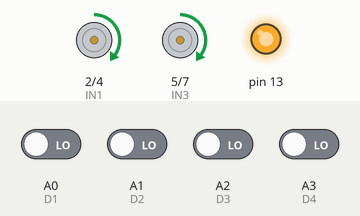
This sketch was run on a simulated Arduino Uno, built with avr-gcc and run on an emulated ATmega328P. Parts: motor-driver pin pairs drawn as motors (green arrow = first pin HIGH = forward, orange = second pin HIGH = backward, longer = more drive, scaled by the enable pin), output pins drawn as LEDs (lit = HIGH). The inputs (shaded band) are chosen by the test bench; at power-on: A0 (D1), A1 (D2), A2 (D3), A3 (D4) LOW.

Above: at 1.2 s.
1.3 s: A0 (D1) driven HIGH
At 1.7 s:
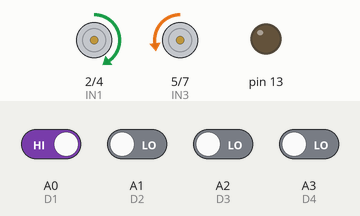
2.8 s: A1 (D2) driven HIGH
At 5.6 s:
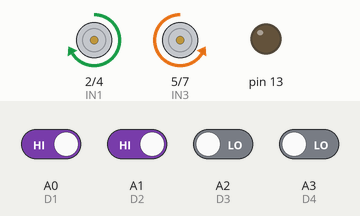
5.8 s: A0 (D1) driven LOW
At 6.3 s:
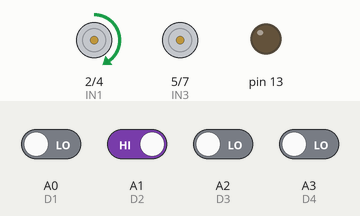
7.3 s: A1 (D2) driven LOW
At 8.5 s:
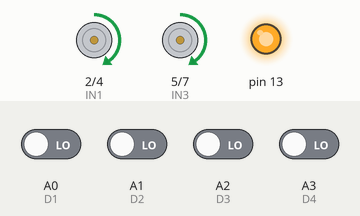
8.8 s: A2 (D3) driven HIGH
At 9.8 s:
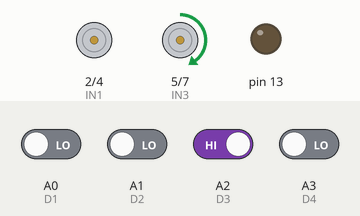
10.3 s: A3 (D4) driven HIGH
At 11.7 s:
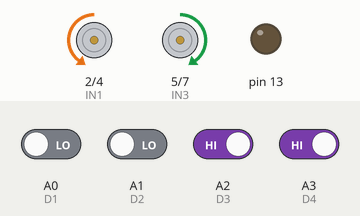
Timing chart, 0 to 13.3 s (numbered marks = the images above; inputs shaded):
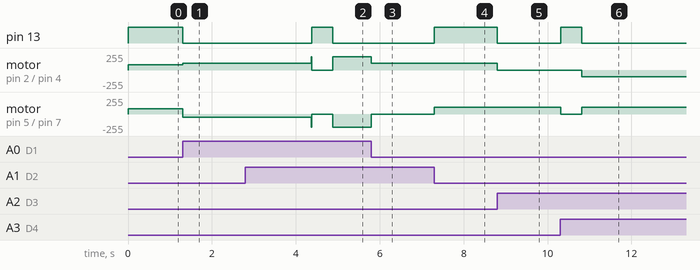

The sketch:

car2017_auto.ino
```cpp
/************************ZZU Robot******************
 * 文件名:car2017_auto
 * 描述:循迹小车循迹程序
 * 作者:郑州大学智能机器人协会
 * 创建日期:2017.12.3
 * 维护人:
 * 维护日期:
 **************************************************/

#define D1 A0
#define D2 A1
#define D3 A2
#define D4 A3
#define IN1 2
#define IN2 4
#define IN3 5
#define IN4 7
#define ENA 3
#define ENB 6

#define SPEED_LINE 80           //直线速度
#define SPEED_ADJUST_LOW 0      //调整速度,低速一侧
#define SPEED_ADJUST_HIGH 80    //调整速度,高速一侧
#define SPEED_TURN_LOW -50      //转弯速度,低速一侧
#define SPEED_TURN_HIGH 100     //转弯速度,高速一侧
#define SPEED_CYCLE 100         //直角弯转圈速度
#define SPEED_TRIG 200          //制动速度

#define TIME_TRIG 10            //制动时间,单位ms
#define TIME_STOP 500           //静止时间,单位ms
#define TIME_ADJUST 1           //小弯调整时间,单位ms
#define TIME_TURN_MAX 3000      //转弯最大时间,单位ms
#define TIME_CYCLE_MAX 5000     //旋转最大时间,单位ms

//速度误差值,以左轮为速度基准,小车跑直线时右轮速度误差,得意跑直线时实际设置的R-L
//12个数组分别为-240,-200,-160,-120,-80,-40,40,80,120,160,200,240时的误差
static int motor_offset[12] = {0, 0, 0, 0, 0, 0, 0, 0, 0, 0, 0, 0};

int t=0;//延时计时时间
int speed_l=0,speed_r=0;//当前小车左右轮的设置速度

int Read(void);
void Move(int L, int R);

void setup() {
  // put your setup code here, to run once:
  //串口初始化
  Serial.begin(9600);

  //管脚初始化
  pinMode(IN1, OUTPUT);
  pinMode(IN2, OUTPUT);
  pinMode(IN3, OUTPUT);
  pinMode(IN4, OUTPUT);
  pinMode(ENA, OUTPUT);
  pinMode(ENB, OUTPUT);
  pinMode(13, OUTPUT);

  //当小车放在地面上时开始循迹
  while (Read() != 0);

}

void loop() {
  // put your main code here, to run repeatedly:
  switch(Read()){

    //直行
    case 0:
      Move(SPEED_LINE,SPEED_LINE);
      break;

    //左转直角
    case 1110:
    case 1100:
      //让小车静止下来,保证小车旋转时不受之前的轮子速度影响
      if(speed_l>0&&speed_r>0)
        Move(-SPEED_TRIG,-SPEED_TRIG);
      if(speed_l>0&&speed_r<0)
        Move(SPEED_TRIG,-SPEED_TRIG);
      if(speed_l>0&&speed_r<0)
        Move(-SPEED_TRIG,SPEED_TRIG);
      delay(TIME_TRIG);
      Move(0,0);
      delay(TIME_STOP);

      //原地旋转
      Move(-SPEED_CYCLE,SPEED_CYCLE);
      t=0;
      while(Read()!=100&&t++<TIME_CYCLE_MAX)//旋转直到只有左边第二个灯检测到黑线或超时
        delay(1);

      Move(0,0);
      break;

    //右转直角
    case 11:
    case 111:
      //让小车静止下来,保证小车旋转时不受之前的轮子速度影响
      if(speed_l>0&&speed_r>0)
        Move(-SPEED_TRIG,-SPEED_TRIG);
      else if(speed_l>0&&speed_r<0)
        Move(SPEED_TRIG,-SPEED_TRIG);
      else if(speed_l>0&&speed_r<0)
        Move(-SPEED_TRIG,SPEED_TRIG);
      else if(speed_l<0&&speed_r<0)
        Move(SPEED_TRIG,-SPEED_TRIG);
      delay(TIME_TRIG);
      Move(0,0);
      delay(TIME_STOP);

      //原地旋转
      Move(SPEED_CYCLE,-SPEED_CYCLE);
      t=0;
      while(Read()!=10&&t++<TIME_CYCLE_MAX)//旋转直到只有右边第二个灯检测到黑线或超时
        delay(1);

      Move(0,0);
      break;

    //左转大弯
    case 1000:
      Move(SPEED_TURN_LOW,SPEED_TURN_HIGH);
      t=0;
      while(Read()!=100&&t++<TIME_TURN_MAX)//旋转直到只有左边第二个灯检测到黑线或超时
        delay(1);
      break;

    //右转大弯
    case 1:
      Move(SPEED_TURN_HIGH,SPEED_TURN_LOW);
      t=0;
      while(Read()!=100&&t++<TIME_TURN_MAX)//旋转直到只有右边第二个灯检测到黑线或超时
        delay(1);
      break;

    //左转小弯调整
    case 100:
      Move(SPEED_ADJUST_LOW,SPEED_ADJUST_HIGH);
      delay(TIME_ADJUST);
      break;

    //右转小弯调整
    case 10:
      Move(SPEED_ADJUST_HIGH,SPEED_ADJUST_LOW);
      delay(TIME_ADJUST);
      break;

    //十字路口
    case 1111:
      delay(1);
      break;
    default:
      delay(1);
  }
}

/**
  * 函数功能：读取小车传感器状态
  * 入口参数：无
  * 返回参数：千位到个位分别表示四个传感器的状态，1111表示四路检测到，0表示未检测到黑线
  */
int Read(void) {
  return (digitalRead(D1) + digitalRead(D2) * 10 + digitalRead(D3) * 100 + digitalRead(D4) * 1000);
}

/**
  *函数功能：设置小车的两个轮子转速
  *入口参数：L左轮输出速度，范围0~255
  *入口参数：R右轮输出速度，范围0~255
  *返回参数：无
  */
void Move(int L, int R) {
  int area, remainder; //区间，余数

  //直行指示灯
  if(L==R)
    digitalWrite(13, HIGH);
   else
    digitalWrite(13, LOW);

  //记录设置速度,制动时使用
  speed_l=L;
  speed_r=R;

  //左轮方向设置
  if (L > 0) {
    digitalWrite(IN1, HIGH);
    digitalWrite(IN2, LOW);
  }
  else if (L < 0) {
    digitalWrite(IN1, LOW);
    digitalWrite(IN2, HIGH);
  } else {
    digitalWrite(IN1, LOW);
    digitalWrite(IN2, LOW);
  }

  //右轮方向设置
  if (R > 0) {
    digitalWrite(IN3, HIGH);
    digitalWrite(IN4, LOW);
  }

  else {
    digitalWrite(IN3, LOW);
    digitalWrite(IN4, HIGH);
  }

  //速度计算
  area = R / 40;
  remainder = R % 40;

  if(R>0&&R<=40)
    R = R - motor_offset[6];
  else if (R > 40 && R < 240)
    R = R - (motor_offset[area + 6] + (motor_offset[area + 6 + 1] - motor_offset[area + 6]) * remainder / 40);
  else if (R >= 240)
    R = R - motor_offset[11];
  else if(R<0&&R>=-40)
    R = R - motor_offset[5];
  else if (R < -40 && R > -240)
    R = R - (motor_offset[area + 6] + (motor_offset[area + 6 - 1] - motor_offset[area + 6]) * (-remainder) / 40);
  else if (R <= -240)
    R = R - motor_offset[0];
  else
    R = 0;

  L = abs(L);
  R = abs(R);
  if (L > 0xff) L = 0xff;
  if (R > 0xff) R = 0xff;

  //速度设置
  analogWrite(ENA, L);
  analogWrite(ENB, R);
}
```

Measured:
- after the input at 1.3 s, pin 13: HIGH → LOW at once; motor on pin 2 (IN1) / pin 4 (IN2): forward 80/255 → forward 100/255 at once; motor on pin 5 (IN3) / pin 7 (IN4): forward 80/255 → backward 50/255 at once
- after the input at 2.8 s, pin 13: LOW → HIGH after 1.6 s, → LOW 0.50 s later; motor on pin 2 (IN1) / pin 4 (IN2): forward 100/255 → stopped after 1.6 s, → forward 200/255 0.51 s later; motor on pin 5 (IN3) / pin 7 (IN4): backward 50/255 → stopped after 1.6 s, → backward 200/255 0.51 s later
- after the input at 5.8 s, motor on pin 2 (IN1) / pin 4 (IN2): forward 200/255 → forward 100/255 at once; motor on pin 5 (IN3) / pin 7 (IN4): backward 200/255 → stopped at once
- after the input at 7.3 s, pin 13: LOW → HIGH at once; motor on pin 5 (IN3) / pin 7 (IN4): stopped → forward 100/255 at once
- after the input at 8.8 s, pin 13: HIGH → LOW at once; motor on pin 2 (IN1) / pin 4 (IN2): forward 100/255 → stopped at once
- after the input at 10.3 s, pin 13: LOW → HIGH at once, → LOW 0.50 s later; motor on pin 2 (IN1) / pin 4 (IN2): stopped → backward 100/255 after 0.51 s; motor on pin 5 (IN3) / pin 7 (IN4): forward 100/255 → stopped at once, → forward 100/255 0.50 s later
